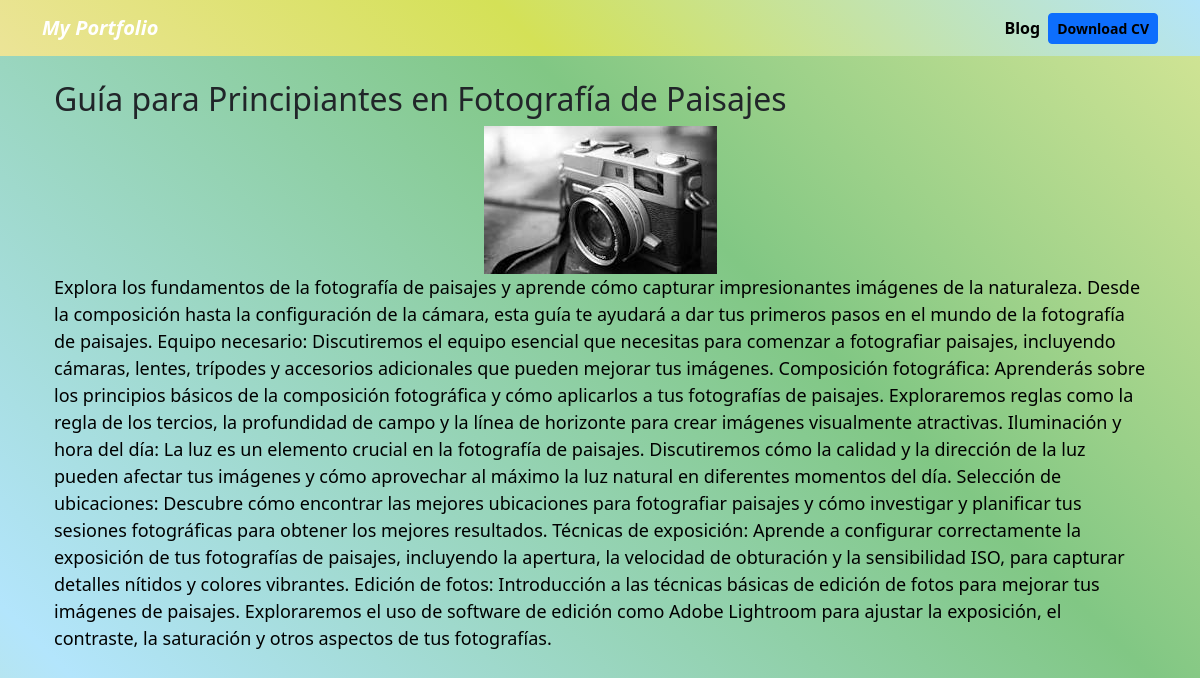
The app's page /blog/5 with its own data.
### blog/models.py (models this page shows)
class Publicaciones(models.Model):
    title = models.CharField(max_length=100)
    descripcion = models.TextField()
    imagen = models.ImageField(upload_to="blog/images")
    fecha = models.DateField(default=datetime.date.today)

### blog/views.py (the view)
# urls.py: path("<int:publicacion_id>",publicacion_detail,name="publicacion_detail"),
def publicacion_detail(request,publicacion_id):
    publicacion = get_object_or_404(Publicaciones,pk=publicacion_id)
    return render(request,"publicacion_detail.html",{"publicacion":publicacion})

### blog/templates/publicacion_detail.html
{% extends 'layout.html' %}
{% block content %}
<h2 class="text-dark titulo-blog">{{publicacion.title}}</h2>
<div style="text-align: center;">
    <img src="{{publicacion.imagen.url}}" alt="{{publicacion.title}}" class="imagenblog">
</div>
<p class="descripcion-blog">{{publicacion.descripcion|safe}}</p>
{% endblock content %}

### portafolio/static/main.css (style rules this page uses)
body { background: linear-gradient(45deg, #f3e5ab, #d4e157, #b3e5fc, #81c784, #fff59d, #ffcc80, #ffab91, #80deea); background-size: 400% 400%; animation: gradientAnimation 15s ease infinite; }
.titulo-blog { display: flex; justify-content: left; }
.descripcion-blog { font-size: 18px; color:black; text-align: start; }

### records on screen
Publicaciones: title "Guía para Principiantes en Fotografía de Paisajes", imagen (picture), descripcion "Explora los fundamentos de la fotografía de paisajes y aprende cómo capturar impresionantes imágenes de la naturaleza. Desde la composición hasta la configuración de la cámara, esta guía te ayudará a dar tus primeros pasos en el mundo de la fotografía de paisajes. Equipo necesario: Discutiremos el equipo esencial que necesitas para comenzar a fotografiar paisajes, incluyendo cámaras, lentes, trípodes y accesorios adicionales que pueden mejorar tus imágenes. Composición fotográfica: Aprenderás sobre los principios básicos de la composición fotográfica y cómo aplicarlos a tus fotografías de paisajes. Exploraremos reglas como la regla de los tercios, la profundidad de campo y la línea de…"
